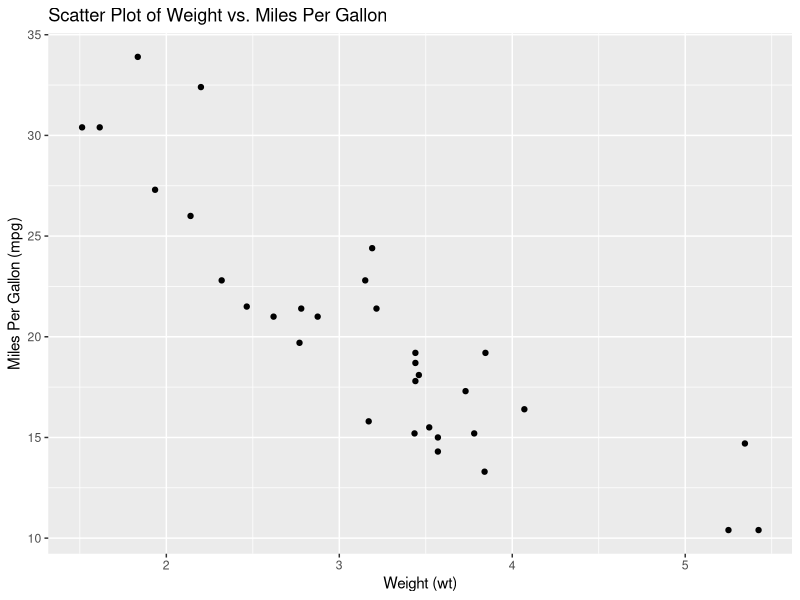

This figure's R source:
## ---- chunk 1
print("Hello, Quarto!")

x <- 1:10
x
## ---- chunk 2
library(ggplot2)
ggplot(mtcars, aes(x = wt, y = mpg)) +
  geom_point() +
  labs(title = "Scatter Plot of Weight vs. Miles Per Gallon",
       x = "Weight (wt)",
       y = "Miles Per Gallon (mpg)")
